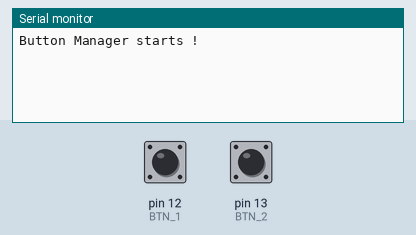
Recording of a sketch running on a simulated Arduino Uno, built with avr-gcc and run on an emulated ATmega328P. Shown: the last lines printed to the serial monitor. Inputs (shaded band) come from the test bench; at power-on: pin 12 (BTN_1) HIGH, pin 13 (BTN_2) HIGH.

Above: at 1.2 s.
1.3 s: pin 12 (BTN_1) pulled LOW for 0.15 s
At 2.3 s:
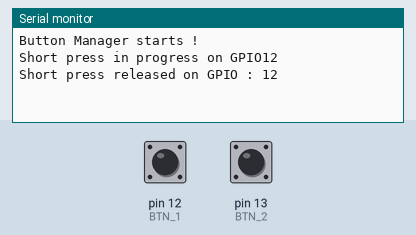
2.9 s: pin 13 (BTN_2) pulled LOW for 3.2 s
At 4.0 s:
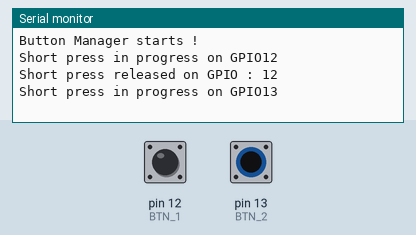
7.6 s: pin 13 (BTN_2) pulled LOW for 0.15 s
At 8.3 s:
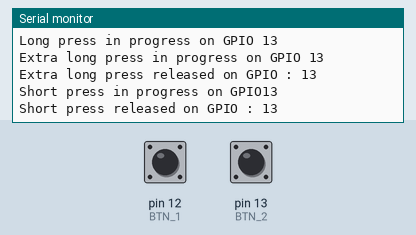
9.2 s: pin 12 (BTN_1) pulled LOW for 3.2 s
At 11.1 s:
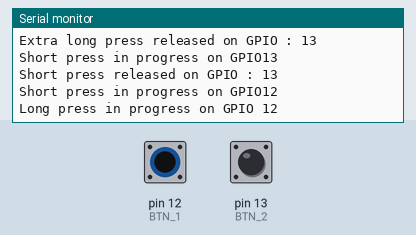
13.9 s: pin 12 (BTN_1) driven LOW and pin 13 (BTN_2) driven LOW
At 15.0 s:
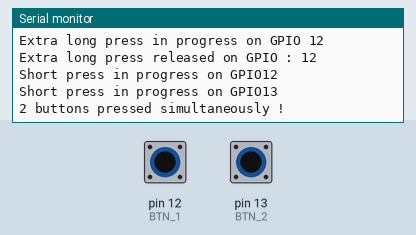
15.4 s: pin 12 (BTN_1) pulsed HIGH 2 times (0.12 s each, 0.3 s apart)
At 17.18 s:
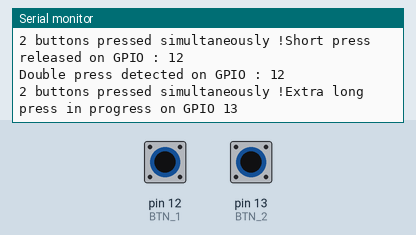

Measured:
- after the input at 1.3 s, the serial monitor: prints a new line at once (image 1)
- after the input at 2.9 s, the serial monitor: prints a new line at once (image 2)
- after the input at 7.6 s, the serial monitor: prints a new line at once (image 3)
- after the input at 9.2 s, the serial monitor: prints a new line at once (image 4)
- after the input at 13.9 s, the serial monitor: prints a new line at once (image 5)
- after the input at 15.4 s, the serial monitor: prints a new line at once (image 6)

The sketch:

ButtonsManager_TwoButtons.ino
```cpp
// Button Manager by Schmurtz  (https://github.com/schmurtzm/ButtonsManager)
// This is my own button management, as there are probably thousands of them ;)
// Thinked to be simple and easily modifiable.
// It can manage :
//      - multiple buttons without interfering
//      - dual simultaneous press on 2 buttons
//      - double click event on one button
//      - short press, long press , extra long press
//      - detect event on press and on release button
//      - a RGB LED which help to understand which action has been executed
//          (for example if a long click has been taken into account)


// This example works with 2 buttons on GPIO 12 and 13
// It displays buttons events on serial :
//              - short press begins / short press released
//              - long press begins / long press released
//              - extra long press begins / extra long press released
//              - double press on one button
//              - 2 buttons pressed simultaneously

#include "Arduino.h"

typedef struct
{
  byte ButtonGpio = 255;        // 255 means that this button is not initialized
  bool CurrentGPIOstate = 1;    // Digital state of the pin (High or LOW)
  bool PreviousGPIOState = 1;   // Previous digital state of the pin (High or LOW)
  unsigned long time = 0;       // Used to record the time since when the button has been pressed
  bool BoundarySwitcher = 0;    // this boolean is used to debounce the button and avoid repetitions
  byte CurrentButtonstate = 0;  // Current state of the button :
  //                                0 : nothing , 1 = short press begins , 2 = short press released , 3 = long press begins
  //                                4 = long press released , 5 = extra long press begins , 6 = extra long press released , 7 = currently pushed
} button;

button ButtonsDatas[2];             // here we create a structure to manage 2 buttons

const int DEBOUNCE_TIME = 150;      // debounce time = minimal time between 2 clicks (in ms)
const int DOUBLE_PRESS = 500;       // maximum time between 2 press to obtain a double press event
const int LONG_PRESS = 1500;        // time to press a button to trigger a long press action
const int EXTRA_LONG_PRESS = 3000;  // time to press a button to trigger an extra long press action

const int BTN_1 = 12;               // we set a GPIO for the first button
const int BTN_2 = 13;

bool DblePressActionDone = 0;       // used to debouche simulataneous dual press

/* ###################################### Physical Buttons Function ########################################### */

void ButtonManager()
{

  for (int i = 0; i < sizeof ButtonsDatas / sizeof ButtonsDatas[0]; i++)   // for each button in ButtonsDatas
  {
    if (ButtonsDatas[i].ButtonGpio < 255)       // if a gpio has been defined
    {

      ButtonsDatas[i].CurrentGPIOstate = digitalRead(ButtonsDatas[i].ButtonGpio);               // we update the GPIO state


      // ==================================================== Case where we have just had a change of state : button pushed =====================================================


      if (ButtonsDatas[i].CurrentGPIOstate == LOW && ButtonsDatas[i].PreviousGPIOState == HIGH) //
      {

        if (millis() - ButtonsDatas[i].time < DEBOUNCE_TIME)  // if during the moment the button is pressed the time of pressing is less than ...
        {
          ButtonsDatas[i].CurrentGPIOstate = HIGH;  // we cancel the action to debounce
          ButtonsDatas[i].CurrentButtonstate = 0;

        }
        else if (millis() - ButtonsDatas[i].time < DOUBLE_PRESS )
        {
          ButtonsDatas[i].time = millis(); // We start counting the time from the moment the button is pressed
          ButtonsDatas[i].CurrentButtonstate = 8;  // like explained above: 1 = short press begins
        }
        else
        {
          ButtonsDatas[i].time = millis(); // We start counting the time from the moment the button is pressed
          ButtonsDatas[i].CurrentButtonstate = 1;  // like explained above: 1 = short press begins
        }
      }


      // ================================================================== Case where the button remains pressed ==================================================================


      if (ButtonsDatas[i].CurrentGPIOstate == LOW && ButtonsDatas[i].PreviousGPIOState == LOW)
      {

        if (millis() - ButtonsDatas[i].time <= LONG_PRESS)  // if during the moment the button is pressed the time of pressing is less than ...
        {
          ButtonsDatas[i].CurrentButtonstate = 7;   // necessary if we want to detect the button only one time when it is pressed
        }


        if (millis() - ButtonsDatas[i].time > LONG_PRESS && millis() - ButtonsDatas[i].time < EXTRA_LONG_PRESS) // if during the moment the button is pressed the time of pressing is more than ...
        {
          if (ButtonsDatas[i].BoundarySwitcher == 0) // on the next boundary we will check if it is = to 1
          {
            ButtonsDatas[i].BoundarySwitcher = 1;    // so it allow to execute that only one time...
            ButtonsDatas[i].CurrentButtonstate = 3;
          }
          else
          {
            ButtonsDatas[i].CurrentButtonstate = 7;   // necessary if we want to detect the button only one time when it is pressed
          }
        }


        if (millis() - ButtonsDatas[i].time >= EXTRA_LONG_PRESS) // si durant le moment ou le bouton est appuyé le temps d'appui est sup à ...
        {
          if (ButtonsDatas[i].BoundarySwitcher == 1) // on the next boundary we will check if it is = to 0
          {
            ButtonsDatas[i].BoundarySwitcher = 0;    // so it allow to execute that only one time...
            ButtonsDatas[i].CurrentButtonstate = 5;
          }
          else
          {
            ButtonsDatas[i].CurrentButtonstate = 7;   // necessary if we want to detect the button only one time when it is pressed
          }
        }
      }


      // ================================================================== In case the button has just been released ==================================================================


      if (ButtonsDatas[i].CurrentGPIOstate == HIGH && ButtonsDatas[i].PreviousGPIOState == LOW)
      {

        if (millis() - ButtonsDatas[i].time <= LONG_PRESS)
        {
          ButtonsDatas[i].CurrentButtonstate = 2;
        }


        if (millis() - ButtonsDatas[i].time > LONG_PRESS && millis() - ButtonsDatas[i].time < EXTRA_LONG_PRESS) // if during the moment the button is pressed the time of pressing is between LONG_PRESS and EXTRA_LONG_PRESS ...
        {
          ButtonsDatas[i].CurrentButtonstate = 4;
        }


        if (millis() - ButtonsDatas[i].time >= EXTRA_LONG_PRESS)            // if during the moment the button is pressed the time of pressing is more than EXTRA_LONG_PRESS ...
        {
          ButtonsDatas[i].CurrentButtonstate = 6;
        }

        ButtonsDatas[i].time = millis();   // To debounce the next push
      }


      // ============================================================================= In case nothing happens =============================================================================


      if (ButtonsDatas[i].CurrentGPIOstate == HIGH && ButtonsDatas[i].PreviousGPIOState == HIGH)
      {
        ButtonsDatas[i].BoundarySwitcher = 0;
        ButtonsDatas[i].CurrentButtonstate = 0;
      }
      // ===================================================================================================================================================================================


      ButtonsDatas[i].PreviousGPIOState = ButtonsDatas[i].CurrentGPIOstate;
    }
  }
}

/* ################################## Setup ############################################# */
void setup()
{
  Serial.begin(115200);
  Serial.println(F("Button Manager starts !"));

  //we initialize some buttons :
  pinMode(BTN_1, INPUT_PULLUP);
  pinMode(BTN_2, INPUT_PULLUP);
  ButtonsDatas[0].ButtonGpio = BTN_1;
  ButtonsDatas[1].ButtonGpio = BTN_2;
}

/* ##################################### Loop ############################################# */

void loop()
{

  ButtonManager(); // we call the main function and refresh buttons states

  for (int i = 0; i < sizeof ButtonsDatas / sizeof ButtonsDatas[0]; i++)   // for each button in ButtonsDatas
  {
    switch (ButtonsDatas[i].CurrentButtonstate) {
      case 0:
        // Nothing happens on the buttons... So we do nothing ;)
        break;
      case 1:
        Serial.print(F("Short press in progress on GPIO"));
        Serial.println(ButtonsDatas[i].ButtonGpio);
        // if (ButtonsDatas[i].ButtonGpio == 12) Serial.println("Button on GPIO12 pressed, let's do something !");  // exemple of action
        break;
      case 2:
        Serial.print(F("Short press released on GPIO : "));
        Serial.println(ButtonsDatas[i].ButtonGpio);
        break;
      case 3:
        Serial.print(F("Long press in progress on GPIO "));
        Serial.println(ButtonsDatas[i].ButtonGpio);
        break;
      case 4:
        Serial.print(F("Long press released on GPIO : "));
        Serial.println(ButtonsDatas[i].ButtonGpio);
        break;
      case 5:
        Serial.print(F("Extra long press in progress on GPIO "));
        Serial.println(ButtonsDatas[i].ButtonGpio);
        break;
      case 6:
        Serial.print(F("Extra long press released on GPIO : "));
        Serial.println(ButtonsDatas[i].ButtonGpio);
        break;
      case 7:
        //        Serial.print(F("Extra long press released on GPIO : "));
        //        Serial.println(ButtonsDatas[i].ButtonGpio);
        break;
      case 8:
        Serial.print(F("Double press detected on GPIO : "));
        Serial.println(ButtonsDatas[i].ButtonGpio);
        break;
      default:
        break;
    }
  }

  if (ButtonsDatas[0].CurrentButtonstate  > 0 && ButtonsDatas[1].CurrentButtonstate > 0)
  {
    if (DblePressActionDone == false)
    {
      Serial.print(F("2 buttons pressed simultaneously !"));
      DblePressActionDone = true;
    }
  }
  else
  {
    DblePressActionDone = false;
  }

}
```
